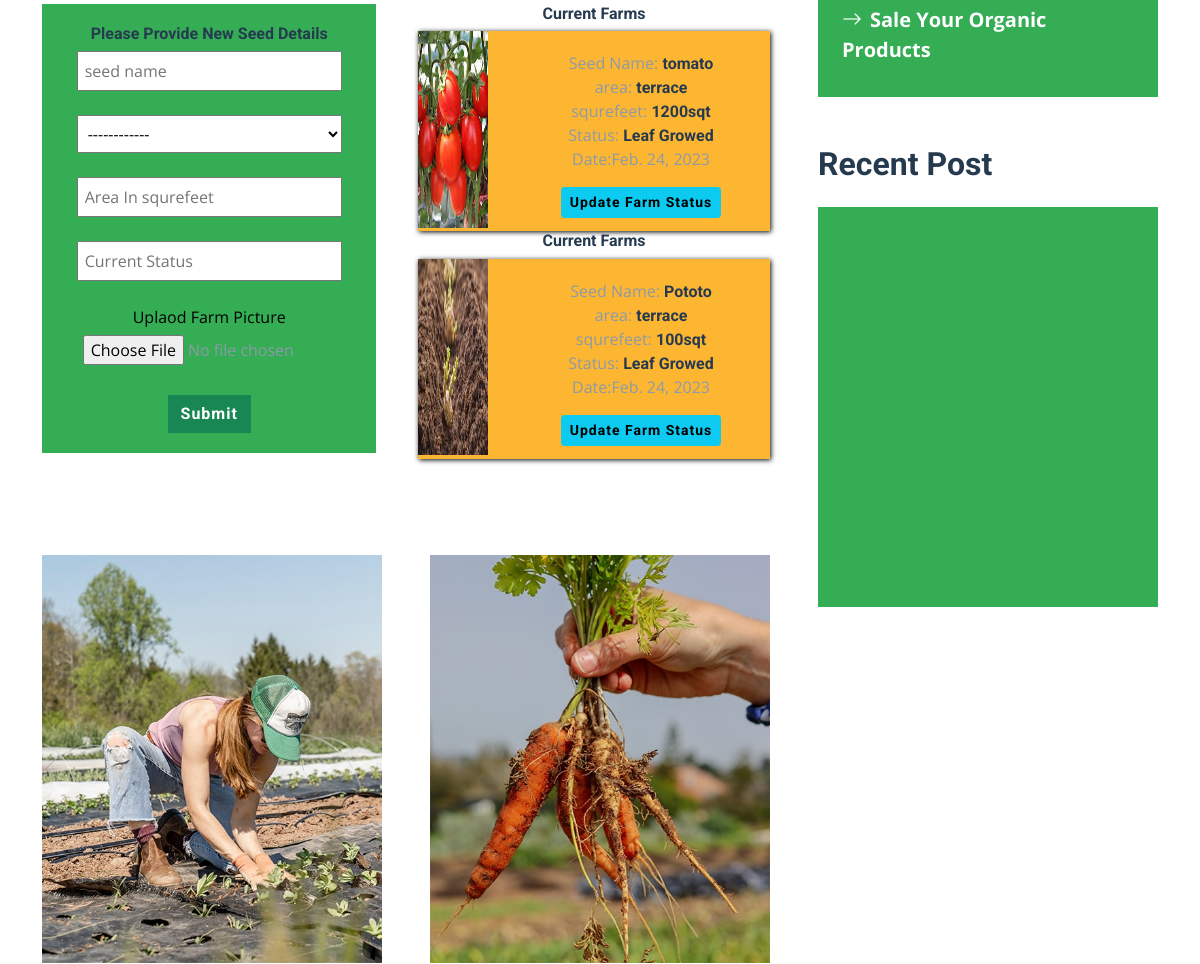
The page /farmer/StartFarm (signed in, middle part) on the database as committed earlier.
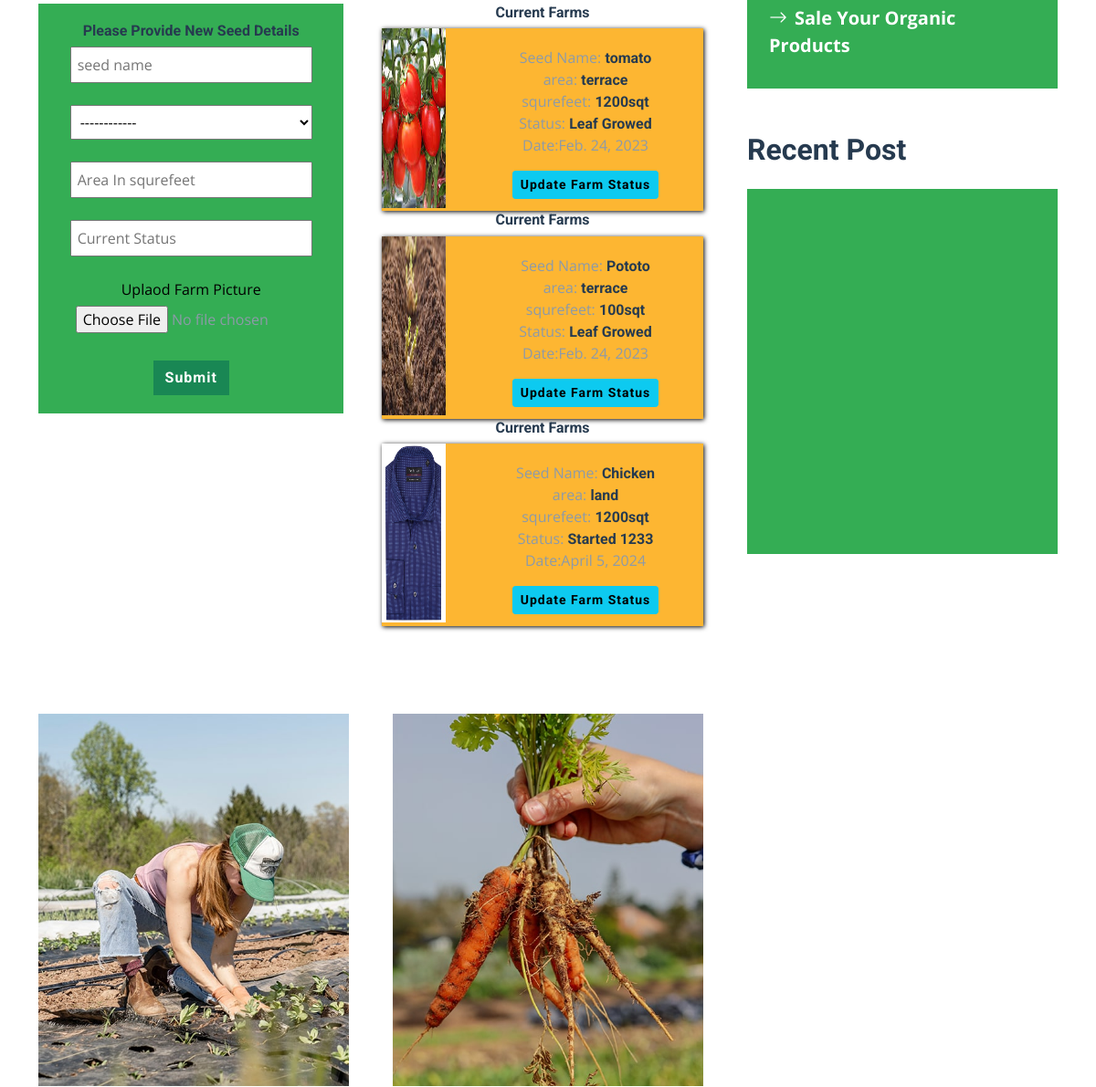
The same page on the database as committed later.
### farmer/models.py (models this page shows)
class SeedFarm(models.Model):
    seedname = models.CharField(max_length=55)
    farmfield = models.CharField(max_length=55)
    framarea = models.CharField(max_length=55)
    framstatus = models.CharField(max_length=1000)
    image = models.FileField(upload_to="framimage")
    user = models.ForeignKey(User,on_delete=models.CASCADE)
    date = models.DateField(auto_now_add=True)

### farmer/views.py (the view)
# urls.py: path("StartFarm",views.StartFarm,name="StartFarm"),
def StartFarm(request):
    farm = SeedFarm.objects.filter(user = request.user)
    farmstatus = []
    for i in farm:
        fm = FarmStatus.objects.filter(Farm = i)
    context = {
        "farm":farm,
    }
    return render(request,"farmer/startfarm.html",context)

### templates/farmer/startfarm.html (shortened to what this page needs)
{% extends "farmerhome.html" %}
{% load static %}
{% block content %}
<div class="container py-5">
    <div class="row g-5">
        <div class="col-lg-8">
            <div class="mb-5">
                <br><br>
                <div class="row">
                    <div class="col-md-6 ">
                        <div class="formcontent">
                            <h6>Please Provide New Seed Details</h6>
                            <form action="{%url 'AddNewSeedFarm' %}" method="post" enctype="multipart/form-data">
                                <input type="text" name="seed" placeholder="seed name"><br><br>
                                <select name="farmfields" id="">
                                    <option value="">------------</option>
                                </select><br><br>
                                <input type="text" name="area" placeholder="Area In squrefeet"><br><br>
                                <input type="text" name="status" placeholder="Current Status"><br><br>
                                <span style="color:black">Uplaod Farm Picture</span>
                                <input type="file" name="img"> <br><br>
                                <button type="submit" class="btn btn-success">Submit</button>
                            </form>
                        </div>
                    </div>
                    <div class="col-md-6 text-center">
                        <div class="row">
                    {% for f in farm%}
                            <div class="col-md-12">
                                <h6>Current Farms</h6>
                                <div class="farmitem">
                                    <div class="row">
                                        <div class="col-3">
                                            <img src="{{f.image.url}}" alt="" width="100%" height="95%">
                                        </div>
                                        <div class="col-9" style="padding:20px">
                                            Seed Name: <h6>{{f.seedname}}</h6> <br>
                                            area: <h6>{{f.farmfield}}</h6> <br>
                                            squrefeet: <h6>{{f.framarea}}sqt</h6> <br>
                                            Status: <h6>{{f.framstatus}}</h6>
                                            <p>Date:{{f.date}}</p>
                                            <a href="{%url 'FramStatusUpdate' f.id %}" class="btn btn-info btn-sm">Update Farm Status</a>
                                        </div>
                                    </div>
                                </div>
                            </div>
                    {% endfor %}
                        </div>
                    </div>
                </div>
                <div class="row g-5 mb-5 mt-5">
                    <div class="col-md-6">
                        <img class="img-fluid w-100" src="{%static 'img/blog-1.jpg' %}" alt="">
                    </div>
                    <div class="col-md-6">
                        <img class="img-fluid w-100" src="{%static 'img/blog-2.jpg' %}" alt="">
                    </div>
                </div>
            </div>
        </div>
        <div class="col-lg-4">
            <div class="mb-5">
                <div class="d-flex flex-column justify-content-start bg-primary p-4">
                    <a class="fs-5 fw-bold text-white mb-2" href="#"><i class="bi bi-arrow-right me-2"></i>Sale Your
                        Organic Products</a>
                </div>
            </div>
            <div class="mb-5">
                <h2 class="mb-4">Recent Post</h2>
                <div class="bg-primary p-4" style="height:400px;overflow:scroll">
                </div>
            </div>
        </div>
    </div>
    {% endblock %}

### templates/farmerhome.html (shortened to what this page needs)
{% load static %}
<!DOCTYPE html>
<html lang="en">
<head>
    <link href="https://cdnjs.cloudflare.com/ajax/libs/font-awesome/5.15.0/css/all.min.css" rel="stylesheet">
    <link href="https://cdn.jsdelivr.net/npm/bootstrap-icons@1.4.1/font/bootstrap-icons.css" rel="stylesheet">
    <link href="{%static 'lib/owlcarousel/assets/owl.carousel.min.css' %}" rel="stylesheet">
    <link href="{%static 'css/bootstrap.min.css' %}" rel="stylesheet">
    <link href="{%static 'css/style.css' %}" rel="stylesheet">
</head>
<body>
{% block content %}{% endblock %}
</body>
</html>

### static/css/style.css (style rules this page uses)
:root { --primary: #34AD54; --secondary: #FF9933; --light: #F6FFF2; --dark: #263A4F; }
.btn { font-family: 'Roboto', sans-serif; letter-spacing: 1px; font-weight: 700; transition: .5s; }

### templates/farmer/startfarm.html (style rules this page uses)
.formcontent { width: 95%; background-color: #34AD54; padding: 20px; text-align: center; }
.formcontent input, select { width: 90%; padding: 6px; }
.farmitem { width: 100%; height: 200px; background-color: rgb(253, 182, 50); box-shadow: 1px 1px 5px black; }
.farmitem h6 { display: inline; }

Rows that differ between the two databases and show on the page:
added SeedFarm: image (picture), seedname "Chicken", farmfield "land", framarea "1200", framstatus "Started 1233", date "April 5, 2024"
